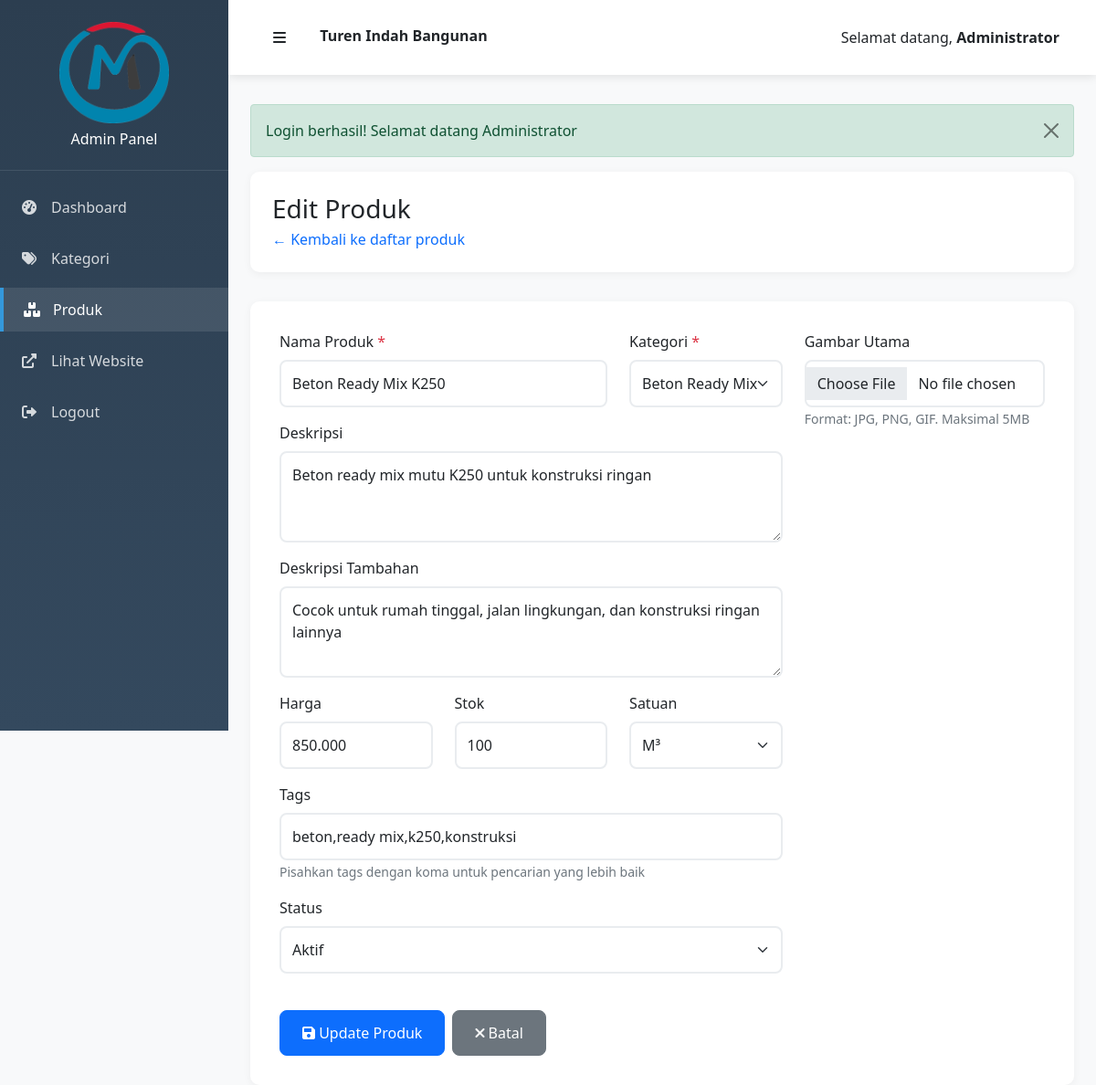
Page /admin/produk.php?action=edit&id=1 (signed in) on the earlier database version.
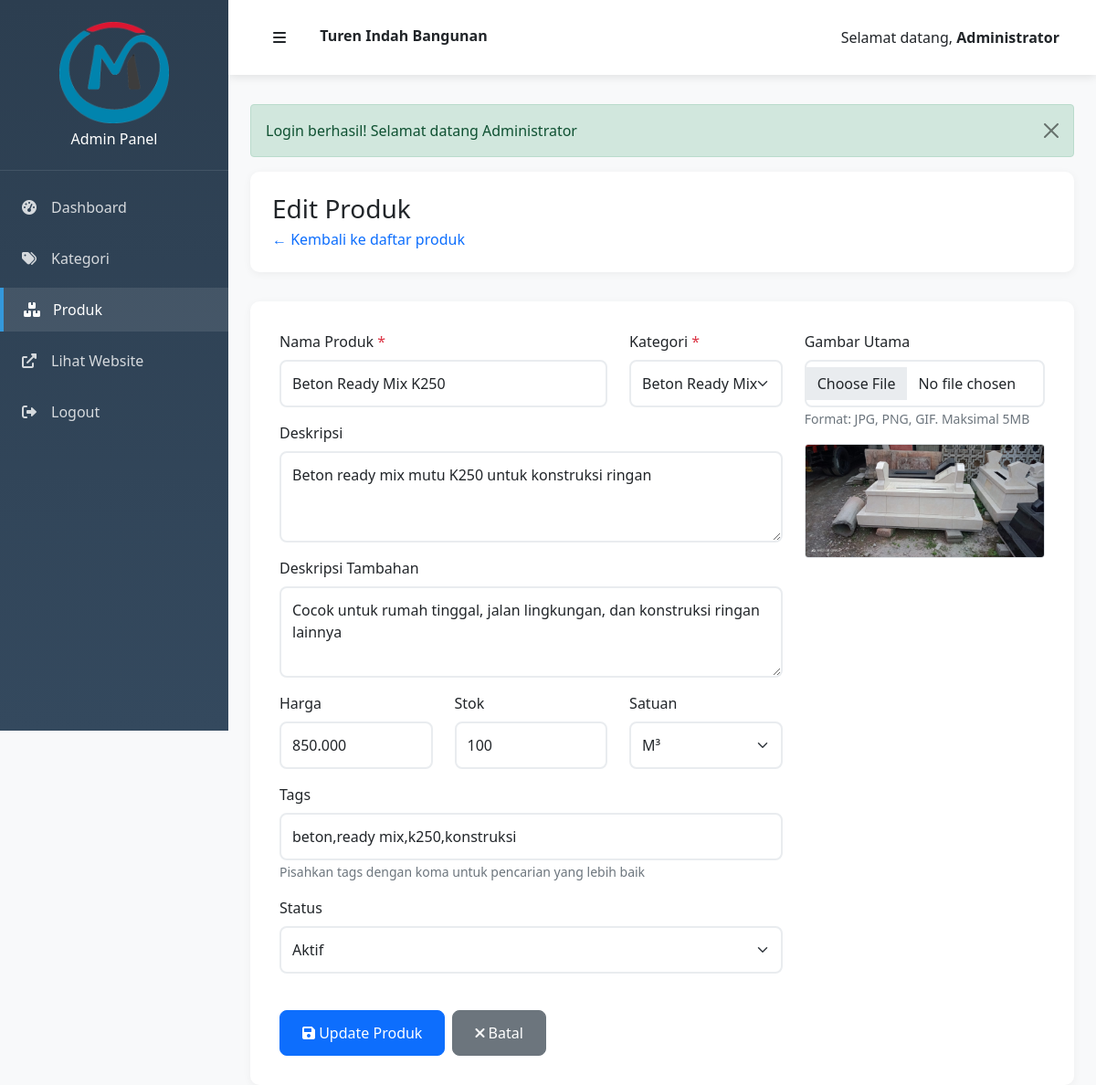
Same page on the later database version.
### tables this page shows
CREATE TABLE `produk` (
  `id` int NOT NULL AUTO_INCREMENT,
  `id_kategori` int NOT NULL,
  `nama_produk` varchar(200) NOT NULL,
  `deskripsi` text,
  `deskripsi_tambahan` text,
  `tags` varchar(500) DEFAULT NULL,
  `harga` decimal(15,2) DEFAULT '0.00',
  `stok` int DEFAULT '0',
  `satuan` varchar(50) DEFAULT 'pcs',
  `gambar_utama` varchar(255) DEFAULT NULL,
  `galeri_gambar` text,
  `status` enum('aktif','nonaktif') DEFAULT 'aktif',
  `created_at` timestamp NULL DEFAULT CURRENT_TIMESTAMP,
  `updated_at` timestamp NULL DEFAULT CURRENT_TIMESTAMP ON UPDATE CURRENT_TIMESTAMP,
  PRIMARY KEY (`id`),
  KEY `id_kategori` (`id_kategori`),
  CONSTRAINT `produk_ibfk_1` FOREIGN KEY (`id_kategori`) REFERENCES `kategori` (`id`) ON DELETE CASCADE
);

CREATE TABLE `kategori` (
  `id` int NOT NULL AUTO_INCREMENT,
  `nama_kategori` varchar(100) NOT NULL,
  `deskripsi` text,
  `gambar` varchar(255) DEFAULT NULL,
  `status` enum('aktif','nonaktif') DEFAULT 'aktif',
  `created_at` timestamp NULL DEFAULT CURRENT_TIMESTAMP,
  `updated_at` timestamp NULL DEFAULT CURRENT_TIMESTAMP ON UPDATE CURRENT_TIMESTAMP,
  PRIMARY KEY (`id`)
);

### includes/autoload.php (called while the page is built, shortened)
<?php
spl_autoload_register(function ($className) {
    $directories = [
        'classes/',
        'models/',
        'controllers/'
    ];
    foreach ($directories as $directory) {
        $file = __DIR__ . '/../' . $directory . $className . '.php';
        if (file_exists($file)) {
            return;
        }
    }
});
?>

### includes/init.php (called while the page is built, shortened)
<?php
require_once __DIR__ . '/../config/database.php';
require_once __DIR__ . '/autoload.php';
try {
    $database = new Database();
} catch (Exception $e) {
    die("Database connection failed: " . $e->getMessage());
}
$kategoriModel = new Kategori($database);
$produkModel = new Produk($database);
?>

### models/Produk.php (called while the page is built, shortened)
<?php
class Produk {
    private $db;
    public function __construct($database) {
        $this->db = $database;
    }
    public function getById($id) {
        $sql = "SELECT p.*, k.nama_kategori
                FROM produk p
                LEFT JOIN kategori k ON p.id_kategori = k.id
                WHERE p.id = ?";
        return $this->db->fetch($sql, [$id]);
    }
}
?>

### classes/Database.php (called while the page is built, shortened)
<?php
class Database {
    private $host;
    private $username;
    private $password;
    private $database;
    private $connection;
    public function __construct() {
        $this->host = DB_HOST;
        $this->username = DB_USERNAME;
        $this->password = DB_PASSWORD;
        $this->database = DB_NAME;
    }
    private function connect() {
        try {
            $dsn = "mysql:host={$this->host};dbname={$this->database};charset=" . DB_CHARSET;
            $options = [
                PDO::ATTR_ERRMODE => PDO::ERRMODE_EXCEPTION,
                PDO::ATTR_DEFAULT_FETCH_MODE => PDO::FETCH_ASSOC,
                PDO::ATTR_EMULATE_PREPARES => false,
            ];
            $this->connection = new PDO($dsn, $this->username, $this->password, $options);
        } catch (PDOException $e) {
            die("Connection failed: " . $e->getMessage());
        }
    }
    public function query($sql, $params = []) {
        try {
            $stmt = $this->connection->prepare($sql);
            $stmt->execute($params);
            return $stmt;
        } catch (PDOException $e) {
            throw new Exception("Query failed: " . $e->getMessage());
        }
    }
    public function fetch($sql, $params = []) {
        $stmt = $this->query($sql, $params);
        return $stmt->fetch();
    }
    public function fetchAll($sql, $params = []) {
        $stmt = $this->query($sql, $params);
        return $stmt->fetchAll();
    }
}
?>

### models/Kategori.php (called while the page is built, shortened)
<?php
class Kategori {
    private $db;
    public function __construct($database) {
        $this->db = $database;
    }
    public function getByStatus($status = 'aktif') {
        $sql = "SELECT * FROM kategori WHERE status = ? ORDER BY nama_kategori ASC";
        return $this->db->fetchAll($sql, [$status]);
    }
}
?>

### admin/produk.php (the view, shortened to what the changed rows need)
<?php
require_once '../includes/init.php';
$action = $_GET['action'] ?? 'list';
$id = $_GET['id'] ?? null;
$kategoris = $kategoriModel->getByStatus('aktif');
if ($action === 'edit' && $id) {
    $produk = $produkModel->getById($id);
}
include 'includes/header.php';
?>
<div class="page-header">
    <div class="d-flex justify-content-between align-items-center">
        <div>
            <h2 class="h3 mb-1">
                <?php if ($action === 'add'): ?>
                    Tambah Produk
                <?php elseif ($action === 'edit'): ?>
                    Edit Produk
                <?php else: ?>
                    Kelola Produk
                <?php endif; ?>
            </h2>
        </div>
    </div>
</div>
<?php if ($action === 'list'): ?>
    <div class="table-container">
        <?php if (!empty($produks)): ?>
            <div class="table-responsive">
                <table class="table table-hover data-table">
                    <thead class="table-light">
                        <tr>
                            <th width="80">ID</th>
                            <th width="100">Gambar</th>
                            <th>Nama Produk</th>
                            <th>Kategori</th>
                            <th>Harga</th>
                            <th>Stok</th>
                            <th width="100">Status</th>
                            <th width="150">Aksi</th>
                        </tr>
                    </thead>
                    <tbody>
                        <?php foreach ($produks as $prod): ?>
                            <tr>
                                <td><?= $prod['id'] ?></td>
                                <td>
                                    <?php if ($prod['gambar_utama']): ?>
                                        <img src="<?= PRODUK_IMG_URL . $prod['gambar_utama'] ?>"
                                             alt="<?= htmlspecialchars($prod['nama_produk']) ?>"
                                             class="rounded" width="60" height="60" style="object-fit: cover;">
                                    <?php else: ?>
                                        <div class="bg-light rounded d-flex align-items-center justify-content-center"
                                             style="width: 60px; height: 60px;">
                                            <i class="fas fa-image text-muted"></i>
                                        </div>
                                    <?php endif; ?>
                                </td>
                                <td>
                                    <div class="fw-medium"><?= htmlspecialchars($prod['nama_produk']) ?></div>
                                    <small class="text-muted">
                                        <?= htmlspecialchars(substr($prod['deskripsi'], 0, 50)) ?>
                                        <?= strlen($prod['deskripsi']) > 50 ? '...' : '' ?>
                                    </small>
                                </td>
                                <td>
                                    <span class="badge bg-info"><?= htmlspecialchars($prod['nama_kategori']) ?></span>
                                </td>
                                <td><?= formatRupiah($prod['harga']) ?></td>
                                <td>
                                    <span class="badge <?= $prod['stok'] <= 5 ? 'bg-danger' : ($prod['stok'] <= 10 ? 'bg-warning' : 'bg-success') ?>">
                                        <?= $prod['stok'] ?> <?= $prod['satuan'] ?>
                                    </span>
                                </td>
                                <td>
                                    <span class="badge <?= $prod['status'] === 'aktif' ? 'bg-success' : 'bg-secondary' ?>">
                                        <?= ucfirst($prod['status']) ?>
                                    </span>
                                </td>
                                <td>
                                    <div class="btn-group" role="group">
                                        <a href="produk.php?action=edit&id=<?= $prod['id'] ?>"
                                           class="btn btn-warning btn-action" title="Edit">
                                            <i class="fas fa-edit"></i>
                                        </a>
                                        <a href="produk.php?action=toggle_status&id=<?= $prod['id'] ?>"
                                           class="btn btn-info btn-action"
                                           title="<?= $prod['status'] === 'aktif' ? 'Nonaktifkan' : 'Aktifkan' ?>">
                                            <i class="fas fa-<?= $prod['status'] === 'aktif' ? 'eye-slash' : 'eye' ?>"></i>
                                        </a>
                                        <button class="btn btn-danger btn-action"
                                                onclick="confirmDelete('produk.php?action=delete&id=<?= $prod['id'] ?>', '<?= htmlspecialchars($prod['nama_produk']) ?>')"
                                                title="Hapus">
                                            <i class="fas fa-trash"></i>
                                        </button>
                                    </div>
                                </td>
                            </tr>
                        <?php endforeach; ?>
                    </tbody>
                </table>
            </div>
        <?php else: ?>
            <div class="text-center py-5">
                <i class="fas fa-boxes fa-3x text-muted mb-3"></i>
                <h5>Belum Ada Produk</h5>
                <p class="text-muted">Tambah produk pertama untuk memulai</p>
                <a href="produk.php?action=add" class="btn btn-primary">
                    <i class="fas fa-plus"></i> Tambah Produk Pertama
                </a>
            </div>
        <?php endif; ?>
    </div>
<?php else: ?>
    <div class="form-container">
        <form method="POST" enctype="multipart/form-data">
            <div class="row">
                <div class="col-md-8">
                    <div class="row">
                        <div class="col-md-8">
                            <div class="mb-3">
                                <label for="nama_produk" class="form-label">Nama Produk <span class="text-danger">*</span></label>
                                <input type="text" class="form-control" id="nama_produk" name="nama_produk"
                                       value="<?= htmlspecialchars($produk['nama_produk'] ?? '') ?>" required>
                            </div>
                        </div>
                        <div class="col-md-4">
                            <div class="mb-3">
                                <label for="id_kategori" class="form-label">Kategori <span class="text-danger">*</span></label>
                                <select class="form-select" id="id_kategori" name="id_kategori" required>
                                    <?php foreach ($kategoris as $kat): ?>
                                        <option value="<?= $kat['id'] ?>"
                                                <?= ($produk['id_kategori'] ?? '') == $kat['id'] ? 'selected' : '' ?>>
                                            <?= htmlspecialchars($kat['nama_kategori']) ?>
                                        </option>
                                    <?php endforeach; ?>
                                </select>
                            </div>
                        </div>
                    </div>
                    <div class="mb-3">
                        <label for="deskripsi" class="form-label">Deskripsi</label>
                        <textarea class="form-control" id="deskripsi" name="deskripsi" rows="3"
                                  placeholder="Deskripsi produk..."><?= htmlspecialchars($produk['deskripsi'] ?? '') ?></textarea>
                    </div>
                    <div class="mb-3">
                        <label for="deskripsi_tambahan" class="form-label">Deskripsi Tambahan</label>
                        <textarea class="form-control" id="deskripsi_tambahan" name="deskripsi_tambahan" rows="3"
                                  placeholder="Informasi detail produk..."><?= htmlspecialchars($produk['deskripsi_tambahan'] ?? '') ?></textarea>
                    </div>
                    <div class="row">
                        <div class="col-md-4">
                            <div class="mb-3">
                                <label for="harga" class="form-label">Harga</label>
                                <input type="text" class="form-control" id="harga" name="harga"
                                       value="<?= isset($produk['harga']) ? number_format($produk['harga'], 0, ',', '.') : '' ?>"
                                       placeholder="0" oninput="formatRupiah(this)">
                            </div>
                        </div>
                        <div class="col-md-4">
                            <div class="mb-3">
                                <label for="stok" class="form-label">Stok</label>
                                <input type="number" class="form-control" id="stok" name="stok"
                                       value="<?= $produk['stok'] ?? '' ?>" min="0">
                            </div>
                        </div>
                        <div class="col-md-4">
                            <div class="mb-3">
                                <label for="satuan" class="form-label">Satuan</label>
                                <select class="form-select" id="satuan" name="satuan">
                                    <option value="m3" <?= ($produk['satuan'] ?? '') === 'm3' ? 'selected' : '' ?>>M³</option>
                                </select>
                            </div>
                        </div>
                    </div>
                    <div class="mb-3">
                        <label for="tags" class="form-label">Tags</label>
                        <input type="text" class="form-control" id="tags" name="tags"
                               value="<?= htmlspecialchars($produk['tags'] ?? '') ?>"
                               placeholder="beton, ready mix, konstruksi (pisahkan dengan koma)">
                        <small class="form-text text-muted">Pisahkan tags dengan koma untuk pencarian yang lebih baik</small>
                    </div>
                    <div class="mb-3">
                        <label for="status" class="form-label">Status</label>
                        <select class="form-select" id="status" name="status">
                            <option value="aktif" <?= ($produk['status'] ?? 'aktif') === 'aktif' ? 'selected' : '' ?>>Aktif</option>
                        </select>
                    </div>
                </div>
                <div class="col-md-4">
                    <div class="mb-3">
                        <label for="gambar_utama" class="form-label">Gambar Utama</label>
                        <input type="file" class="form-control" id="gambar_utama" name="gambar_utama"
                               accept="image/*" onchange="previewImage(this)">
                        <small class="form-text text-muted">Format: JPG, PNG, GIF. Maksimal 5MB</small>
                    </div>
                    <div class="image-preview" <?= !isset($produk['gambar_utama']) ? 'style="display: none;"' : '' ?>>
                        <img src="<?= isset($produk['gambar_utama']) ? PRODUK_IMG_URL . $produk['gambar_utama'] : '#' ?>"
                             alt="Preview" class="img-fluid rounded border" style="max-height: 200px;">
                    </div>
                </div>
            </div>
            <div class="row mt-4">
                <div class="col-12">
                    <div class="d-flex gap-2">
                        <button type="submit" class="btn btn-primary">
                            <i class="fas fa-save"></i>
                            <?= $action === 'add' ? 'Tambah' : 'Update' ?> Produk
                        </button>
                        <a href="produk.php" class="btn btn-secondary">
                            <i class="fas fa-times"></i> Batal
                        </a>
                    </div>
                </div>
            </div>
        </form>
    </div>
<?php endif; ?>
<?php include 'includes/footer.php'; ?>

Differences in the rows shown:
changed produk "Beton Ready Mix K250": gambar_utama: picture added
